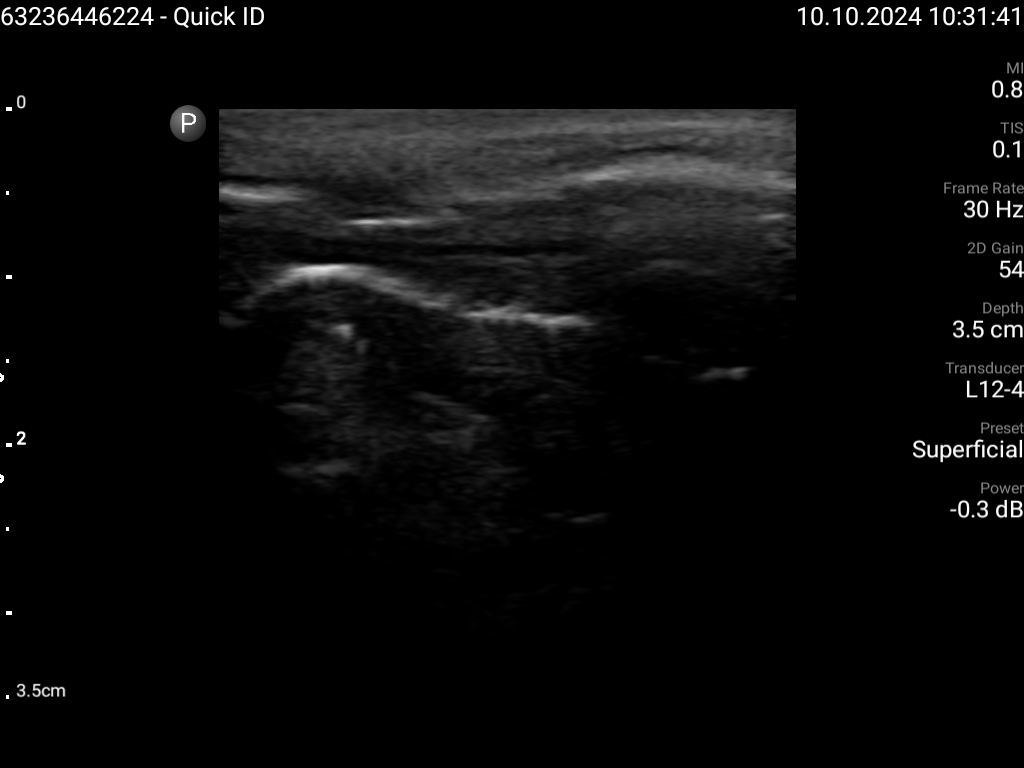
#> input picture Bone Segmentation/Region Growing Segmentation/seg/image_105551296540.png, 1024 x 768 px
$ python ultrasound_bone_segmentation_cli.py --image_path image_105551296540.png --output_mask_path out.png
#> lines starting #> are read from the running program, lines starting #| are printed output that depends on the picture
import argparse
import json
import os
import re
from datetime import datetime
from pathlib import Path

import cv2
import numpy as np
import matplotlib.pyplot as plt
from skimage.segmentation import flood, active_contour
from skimage.filters import gaussian, sobel
from skimage.draw import polygon
from skimage.morphology import opening, disk
from skimage.exposure import equalize_adapthist
from skimage.measure import find_contours
from skimage.morphology import dilation, disk  # make sure this import is at the top
from skimage.morphology import opening, closing, dilation, disk, footprint_rectangle


# ==========================
# Global parameters to tune
# ==========================

# Crop coordinates: img[y_min:y_max, x_min:x_max]
CROP_Y_MIN, CROP_Y_MAX = 100, 700
CROP_X_MIN, CROP_X_MAX = 200, 800

# Pre-processing
CLAHE_CLIP_LIMIT = 0.01     # for equalize_adapthist
GAUSSIAN_KERNEL = (7, 7)

# Region growing
DEFAULT_TOLERANCE = 20      # gray-level tolerance for flood
MAX_SEEDS_DEFAULT = 5

# Mask cleaning defaults
CLEAN_Y_BAND = 35
CLEAN_MIN_AREA = 200
OPEN_DISK_RADIUS = 1
CLOSE_RECT_WIDTH = 25

# Seed snap
SNAP_WINDOW = 7

# Final mask thickness (after snake)
SNAKE_DILATE_RADIUS = 3

# Active contour (snake) parameters
SNAKE_ALPHA = 0.0005
SNAKE_BETA = 2.0
SNAKE_GAMMA = 0.01
SNAKE_W_LINE = 0.5
SNAKE_W_EDGE = 0.0

# Active contour parameters currently used by the implementation below.
# These mirror the existing literals so behavior stays unchanged.
ACTIVE_CONTOUR_SIGMA = 1.0
ACTIVE_CONTOUR_ALPHA = 0.0015
ACTIVE_CONTOUR_BETA = 0.3
ACTIVE_CONTOUR_GAMMA = 0.01
ACTIVE_CONTOUR_W_LINE = 0.0
ACTIVE_CONTOUR_W_EDGE = 1.0


# ==========================
# Utility functions
# ==========================

def load_image(path: str) -> np.ndarray:
    """Load grayscale ultrasound image."""
    img = cv2.imread(path, cv2.IMREAD_GRAYSCALE)
#> img is the input picture: shape (768, 1024); min 0, max 255, mean 10
    if img is None:
        raise FileNotFoundError(f"Could not load image: {path}")
    return img


def crop_ultrasound_region(img: np.ndarray, crop_box) -> np.ndarray:
    """Crop approximate facial/jaw region (manually tuned box)."""
    x_min, y_min, x_max, y_max = crop_box
    return img[y_min:y_max, x_min:x_max]
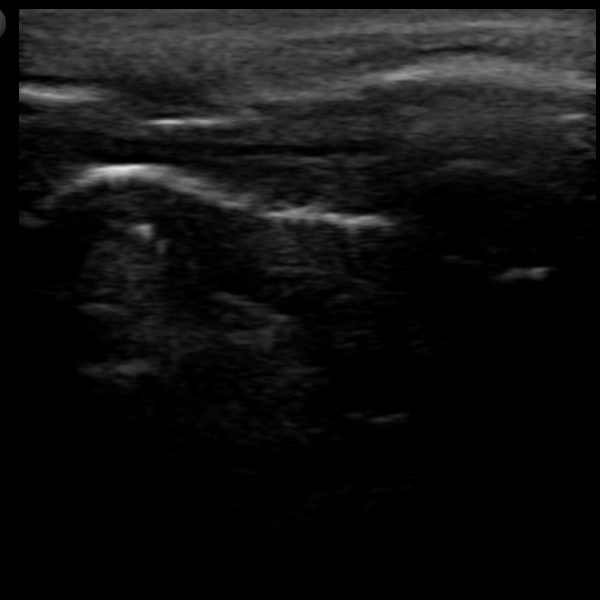
#> returned value: shape (600, 600); min 0, max 228, mean 17


def get_crop_box(args=None):
    """Return the crop box in original-image coordinates as [x_min, y_min, x_max, y_max]."""
    if args is None:
        return [CROP_X_MIN, CROP_Y_MIN, CROP_X_MAX, CROP_Y_MAX]
    return [args.crop_x_min, args.crop_y_min, args.crop_x_max, args.crop_y_max]


def preprocess_image(img: np.ndarray, clahe_clip_limit: float, gaussian_kernel) -> np.ndarray:
    """
    CLAHE (adaptive histogram equalization) + Gaussian blur.
    Input and output are uint8.
    """
#> called with clahe_clip_limit = 0.01, gaussian_kernel = (7, 7)
    img_norm = img / 255.0
    clahe = equalize_adapthist(img_norm, clip_limit=clahe_clip_limit)
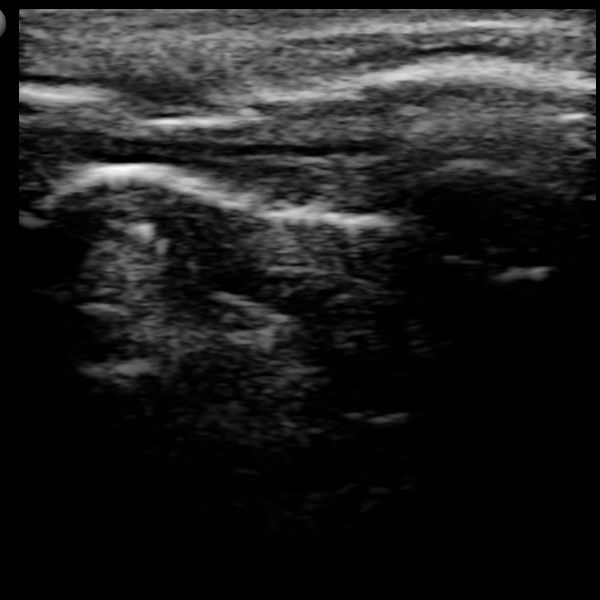
#> clahe: shape (600, 600) float64; min 0, max 1, mean 0.128
    clahe_8bit = (clahe * 255).astype(np.uint8)
    blurred = cv2.GaussianBlur(clahe_8bit, gaussian_kernel, 0)
    return blurred


# [149 lines left out: functions parse_patient_scan_frame_from_path, convert_seed_coords_to_original, convert_seed_coords_to_working, to_serializable, maybe_make_relative_path, build_metadata_dict and 1 more, not called in this run]


def build_default_overlay_path(mask_path: str):
    """Return the default overlay output path beside the saved mask."""
    mask_path_obj = Path(mask_path)
    return mask_path_obj.with_name(mask_path_obj.stem.replace("_mask", "") + "_overlay.png")


# [85 lines left out: functions save_overlay_image, smooth_mask_boundary, load_metadata_json, load_reusable_seeds, not called in this run]


def get_multiple_seeds_from_click(image: np.ndarray, max_seeds: int = MAX_SEEDS_DEFAULT,
                                   preloaded_seeds=None):
    """
    Let the user click multiple seed points on the image.
    Returns a list of (row, col) tuples (new clicks only).

    preloaded_seeds: list of (row, col) already saved — shown as green markers,
    not re-clicked. max_seeds is the number of *additional* seeds to collect.
    """
    seeds = []
    preloaded_seeds = preloaded_seeds or []

    # [17 lines left out: function onclick, not called in this run]

    fig, ax = plt.subplots(figsize=(6, 6))
    ax.imshow(image, cmap="gray")

    if preloaded_seeds:
        for row, col in preloaded_seeds:
            ax.plot(col, row, "gs", markersize=4, markerfacecolor="none", markeredgewidth=0.8)
        ax.set_title(
            f"{len(preloaded_seeds)} saved seeds shown (green).\n"
            f"Click {max_seeds} more seed point(s) (close window to finish)."
        )
    else:
        ax.set_title(f"Click up to {max_seeds} seed points\n(close window to finish)")

    cid = fig.canvas.mpl_connect("button_press_event", onclick)
    plt.show()
    fig.canvas.mpl_disconnect(cid)

    return seeds


# [190 lines left out: functions region_growing, clean_mask, active_contour_refinement_from_mask, create_mask_from_contour, _interp_seed_rows, trim_mask_above_seeds and 2 more, not called in this run]

# ==========================
# Main script
# ==========================

def main():
    parser = argparse.ArgumentParser(
        description="Classical jaw-bone segmentation in a single ultrasound B-scan."
    )
    parser.add_argument(
        "--image_path",
        type=str,
        required=True,
        help="Path to input ultrasound frame (grayscale PNG/DICOM-converted PNG).",
    )
    parser.add_argument(
        "--output_mask_path",
        type=str,
        required=True,
        help="Path to save the binary bone mask PNG.",
    )
    parser.add_argument(
        "--max_seeds",
        type=int,
        default=MAX_SEEDS_DEFAULT,
        help=f"Maximum number of seed points to click (default: {MAX_SEEDS_DEFAULT}).",
    )
    parser.add_argument(
        "--tolerance",
        type=int,
        default=DEFAULT_TOLERANCE,
        help=f"Region-growing tolerance (default: {DEFAULT_TOLERANCE}).",
    )
    parser.add_argument(
        "--show",
        action="store_true",
        help="If set, show intermediate figures (preprocessed image, masks, contour).",
    )
    parser.add_argument("--y_band", type=int, default=CLEAN_Y_BAND, help="Vertical +/- band (pixels) around mean seed depth for cleaning.")
    parser.add_argument("--min_area", type=int, default=CLEAN_MIN_AREA, help="Minimum component area to keep after cleaning.")
    parser.add_argument("--open_r", type=int, default=OPEN_DISK_RADIUS, help="Opening disk radius (speckle removal).")
    parser.add_argument("--close_w", type=int, default=CLOSE_RECT_WIDTH, help="Closing rectangle width (bridge gaps along x).")
    parser.add_argument("--snap_window", type=int, default=SNAP_WINDOW, help="Vertical window for snapping seeds to bright ridge.")
    parser.add_argument("--snake_dilate", type=int, default=SNAKE_DILATE_RADIUS, help="Final dilation radius for snake mask thickness.")
    parser.add_argument("--crop_y_min", type=int, default=CROP_Y_MIN, help="Top crop boundary in original-image pixels.")
    parser.add_argument("--crop_y_max", type=int, default=CROP_Y_MAX, help="Bottom crop boundary in original-image pixels.")
    parser.add_argument("--crop_x_min", type=int, default=CROP_X_MIN, help="Left crop boundary in original-image pixels.")
    parser.add_argument("--crop_x_max", type=int, default=CROP_X_MAX, help="Right crop boundary in original-image pixels.")
    parser.add_argument("--clahe_clip_limit", type=float, default=CLAHE_CLIP_LIMIT, help="CLAHE clip limit used in preprocessing.")
    parser.add_argument("--gaussian_kernel_y", type=int, default=GAUSSIAN_KERNEL[0], help="Gaussian blur kernel height.")
    parser.add_argument("--gaussian_kernel_x", type=int, default=GAUSSIAN_KERNEL[1], help="Gaussian blur kernel width.")
    parser.add_argument("--snake_sigma", type=float, default=ACTIVE_CONTOUR_SIGMA, help="Gaussian sigma before snake edge extraction.")
    parser.add_argument("--snake_alpha", type=float, default=ACTIVE_CONTOUR_ALPHA, help="Active contour alpha parameter.")
    parser.add_argument("--snake_beta", type=float, default=ACTIVE_CONTOUR_BETA, help="Active contour beta parameter.")
    parser.add_argument("--snake_gamma", type=float, default=ACTIVE_CONTOUR_GAMMA, help="Active contour gamma parameter.")
    parser.add_argument("--snake_w_line", type=float, default=ACTIVE_CONTOUR_W_LINE, help="Active contour line attraction weight.")
    parser.add_argument("--snake_w_edge", type=float, default=ACTIVE_CONTOUR_W_EDGE, help="Active contour edge attraction weight.")
    parser.add_argument(
        "--final_mask_mode",
        type=str,
        default="union",
        choices=["union", "snake_only"],
        help="How to build the final mask: union keeps region-growing plus snake, snake_only keeps only the snake-based mask.",
    )
    parser.add_argument(
        "--final_open_r",
        type=int,
        default=0,
        help="Optional opening radius applied to the final mask for light bump smoothing. Default keeps the current behavior.",
    )
    parser.add_argument(
        "--boundary_smooth",
        action="store_true",
        help="Optionally smooth the final mask boundary after mask construction.",
    )
    parser.add_argument(
        "--boundary_smooth_sigma",
        type=float,
        default=1.0,
        help="Gaussian sigma used for optional final boundary smoothing.",
    )
    parser.add_argument(
        "--seed_x_band",
        type=int,
        default=0,
        help="Per-seed horizontal window (pixels). Each seed's region-growing result is restricted "
             "to columns within +/- seed_x_band of that seed's column. 0 = disabled (default).",
    )
    parser.add_argument(
        "--seed_y_band",
        type=int,
        default=0,
        help="Per-seed vertical window (pixels). Each seed's region-growing result is restricted "
             "to rows within +/- seed_y_band of that seed's row. 0 = disabled (default).",
    )
    parser.add_argument(
        "--seed_y_band_up",
        type=int,
        default=0,
        help="Per-seed upward-only vertical window (pixels). Restricts region-growing to at most "
             "seed_y_band_up rows ABOVE the seed, independently of the downward limit set by "
             "seed_y_band. 0 = use seed_y_band symmetrically (default).",
    )
    parser.add_argument(
        "--pre_snake_dilate",
        type=int,
        default=0,
        help="Isotropic dilation radius (disk) applied to the cleaned mask before the snake runs. "
             "Bridges diagonal gaps along curved bone without adding directional bias. 0 = disabled (default).",
    )
    parser.add_argument(
        "--post_trim_up",
        type=int,
        default=0,
        help="Post-snake upward trim (pixels). For each column, erases final mask pixels more than "
             "post_trim_up rows above the interpolated seed row. Hard-caps upward extent after snake refinement. "
             "0 = disabled (default).",
    )
    parser.add_argument(
        "--post_trim_down",
        type=int,
        default=0,
        help="Post-snake downward trim (pixels). For each column, erases final mask pixels more than "
             "post_trim_down rows below the interpolated seed row. Hard-caps downward extent after snake refinement. "
             "0 = disabled (default).",
    )
    parser.add_argument(
        "--reuse_meta_path",
        type=str,
        default="",
        help="Optional metadata JSON path from a previous run to reuse the saved seed set.",
    )
    parser.add_argument(
        "--output_overlay_path",
        type=str,
        default="",
        help="Optional path to save a scan-plus-mask overlay PNG. Defaults beside the mask.",
    )
    parser.add_argument(
        "--preprocessing_method",
        type=str,
        default="baseline",
        help=(
            "Preprocessing method to apply instead of the default CLAHE+Gaussian. "
            "Any method name from preprocessing_api.list_methods() is accepted. "
            "Default: 'baseline' (CLAHE+Gaussian — existing behaviour unchanged)."
        ),
    )
    parser.add_argument(
        "--gt_mask_path",
        type=str,
        default="",
        help=(
            "Optional path to a ground-truth mask PNG. "
            "When provided, Dice and IoU vs the GT mask are printed after saving. "
            "With --show, the GT contour is also drawn on the final overlay figure."
        ),
    )

    args = parser.parse_args()
    crop_box = get_crop_box(args)
    gaussian_kernel = (args.gaussian_kernel_y, args.gaussian_kernel_x)

    if args.crop_x_min >= args.crop_x_max or args.crop_y_min >= args.crop_y_max:
        raise ValueError("Crop bounds must satisfy x_min < x_max and y_min < y_max.")
    if args.gaussian_kernel_x <= 0 or args.gaussian_kernel_y <= 0:
        raise ValueError("Gaussian kernel sizes must be positive integers.")
    if args.gaussian_kernel_x % 2 == 0 or args.gaussian_kernel_y % 2 == 0:
        raise ValueError("Gaussian kernel sizes must be odd integers.")

    # 1) Load and crop
    image_path = Path(args.image_path).resolve()
    output_mask_path = Path(args.output_mask_path).resolve()
    output_overlay_path = (
        Path(args.output_overlay_path).resolve()
        if args.output_overlay_path
        else build_default_overlay_path(str(output_mask_path)).resolve()
    )
    img_full = load_image(str(image_path))
    img = crop_ultrasound_region(img_full, crop_box)

    # 2) Preprocess
    if args.preprocessing_method and args.preprocessing_method != "baseline":
        import sys as _sys
        _prep_dir = str(Path(__file__).resolve().parents[2] / "Preprocessing")
        if _prep_dir not in _sys.path:
            _sys.path.insert(0, _prep_dir)
        from preprocessing_api import preprocess as _ext_preprocess
        pre = _ext_preprocess(img, args.preprocessing_method)
        if pre.dtype != np.uint8:
            pre = (np.clip(pre, 0.0, 1.0) * 255).astype(np.uint8)
        print(f"Preprocessing method: {args.preprocessing_method}")
    else:
        pre = preprocess_image(img, args.clahe_clip_limit, gaussian_kernel)

    if args.show:
        plt.figure()
        plt.imshow(pre, cmap="gray")
        plt.title(f"Preprocessed (cropped) — {args.preprocessing_method}")
        plt.axis("off")
        plt.show()

    # 3) Seed acquisition
    if args.reuse_meta_path:
        saved_meta = load_metadata_json(args.reuse_meta_path)
        saved_count = int(saved_meta.get("num_seeds", 0))
        extend_mode = saved_count < args.max_seeds

        clicked_seeds_original, saved_seeds, seed_source = load_reusable_seeds(
            args.reuse_meta_path,
            expected_seed_count=args.max_seeds,
            extend_mode=extend_mode,
        )

        if extend_mode:
            n_extra = args.max_seeds - saved_count
            print(f"Extend mode: {saved_count} saved seeds loaded. Click {n_extra} more.")
            extra_clicked_working = get_multiple_seeds_from_click(
                pre, max_seeds=n_extra, preloaded_seeds=saved_seeds
            )
            if not extra_clicked_working:
                raise RuntimeError("No additional seeds selected. Aborting.")
            extra_clicked_original = convert_seed_coords_to_original(extra_clicked_working, crop_box)
            extra_snapped = snap_seeds_to_bright_line(pre, extra_clicked_working, window=args.snap_window)
            print("Snapped extra seeds:", extra_snapped)

            seeds = saved_seeds + extra_snapped
            clicked_seeds_original = clicked_seeds_original + extra_clicked_original
            clicked_seeds_working = convert_seed_coords_to_working(clicked_seeds_original, crop_box)
            snapped_from_working = [[int(r), int(c)] for r, c in seeds]
            seed_source = "extend_saved_plus_new"
        else:
            clicked_seeds_working = convert_seed_coords_to_working(clicked_seeds_original, crop_box)
            snapped_from_working = [[int(row), int(col)] for row, col in saved_seeds]
            seeds = saved_seeds
            print(f"Reusing saved seeds from: {args.reuse_meta_path}")
            print("Used seeds:", seeds)
    else:
        clicked_seeds_working = get_multiple_seeds_from_click(pre, max_seeds=args.max_seeds)
#> clicked_seeds_working = []
        if not clicked_seeds_working:
#> (the run stopped early here; a loop or call above may not have finished)
